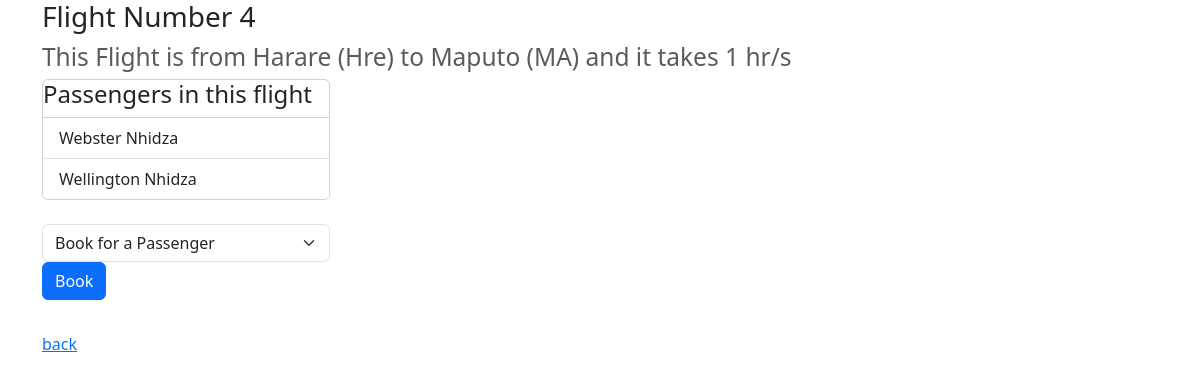
Page /flight/4 on the committed database.
### flight/models.py (models this page shows, shortened)
class Flight(models.Model):
    origin= models.ForeignKey(Airport, on_delete=models.CASCADE, related_name="depatures")
    destination  = models.ForeignKey(Airport, on_delete=models.CASCADE, related_name="arrivals")
    duration = models.IntegerField()

class Airport(models.Model):
    code= models.CharField(max_length=3)
    city = models.CharField(max_length=64)
    def __str__(self):
        return f"{self.city} ({self.code})"

class Passengers(models.Model):
    firstname=models.CharField(max_length=64)
    lastname = models.CharField(max_length=64)
    flights = models.ManyToManyField(Flight, blank=True,related_name="passengers")
    def __str__(self):
        return f"{self.firstname} {self.lastname}"

### flight/views.py (the view)
# urls.py: path("<int:flight_id>", views.Oneflight , name="Oneflight"),
def Oneflight(request, flight_id):
    one_flight = Flight.objects.get(pk=flight_id)
    return render(request, "flight/flight.html",{
        "one_flight": one_flight,
        "passengers" : one_flight.passengers.all(),
        "non_passengers" : Passengers.objects.exclude(flights=one_flight).all()
    })

### flight/templates/flight/flight.html (shortened to what this page needs)
{% extends 'flight/layout.html' %}
{% block body %}
<div class="container">
  <div>
  <h3>Flight Number {{one_flight.id}}</h3>
  <h3>
    <small class="text-body-secondary">This Flight is from {{one_flight.origin}} to {{one_flight.destination}} and it takes {{one_flight.duration}} hr/s</small>
  </h3>
</div>
  <div class="card" style="width: 18rem;">
    <h4>Passengers in this flight</h4>
    <ul class="list-group list-group-flush">
      {% for passenger in passengers %}
      <li class="list-group-item">{{passenger}}</li>
      {% endfor %}
    </ul>
  </div>
  <br>
  <div>
  <form action="{% url 'flight:book' one_flight.id  %}" method="post">
    <select name="passenger" class="form-select" aria-label="Default select example" style="width: 18rem;">
      <option selected>Book for a Passenger</option>
    </select>
      <button type="submit" class="btn btn-primary mb-3">Book</button>
  </form>
</div>
 <a href="{% url 'flight:index' %}">back</a>
</div>
{% endblock body %}

### rows in the picture
Flight: origin "Harare (Hre)", destination "Maputo (MA)", duration "1"
Passengers: firstname+lastname "Webster Nhidza"
Passengers: firstname+lastname "Wellington Nhidza"
